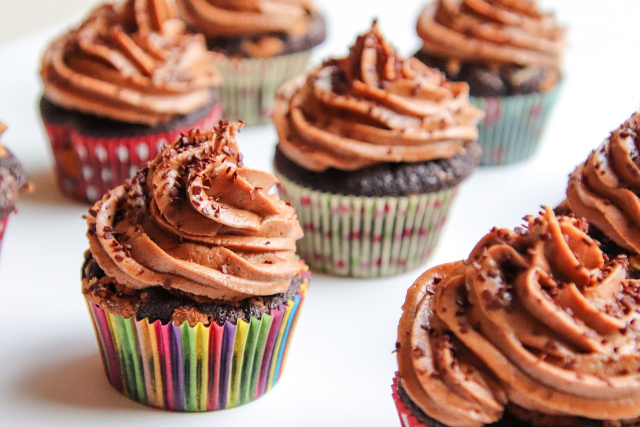
#> input picture TEMEL_ISLEMLER/media/cupcakes.jpg, 1280 x 854 px (shown at 1/2 size)
$ python smooting_images.py
#> lines starting #> are read from the running program, lines starting #| are printed output that depends on the picture
import cv2
import numpy as np

# Load the input images
img_filter = cv2.imread("media/cupcakes.jpg")  # Load the image to be filtered
#> img_filter is the input picture: shape (854, 1280, 3); mean B, G, R 124.6, 140, 180.6
img_median = cv2.imread("media/noisycupcakes.jpg")  # Load the noisy image
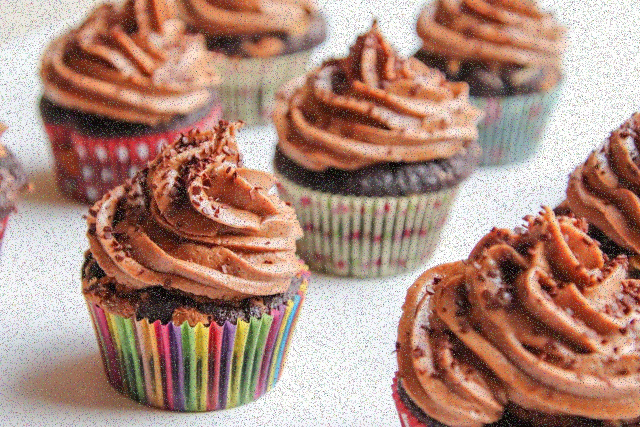
#> input picture TEMEL_ISLEMLER/media/noisycupcakes.jpg, 1280 x 854 px (shown at 1/2 size)
#> img_median is the input picture: shape (854, 1280, 3); mean B, G, R 124.5, 138.6, 175

# Downscale the images
down = 0.4  # Scale factor for downscaling
img_filter = cv2.resize(img_filter, None, fx=down, fy=down, interpolation=cv2.INTER_LINEAR)  # Downscale the filtered image
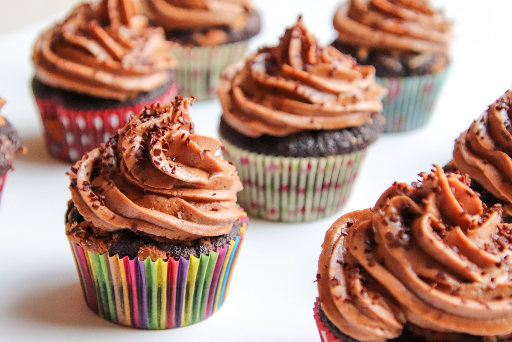
#> img_filter: shape (342, 512, 3); mean B, G, R 124.5, 139.9, 180.5
img_median = cv2.resize(img_median, None, fx=down, fy=down, interpolation=cv2.INTER_LINEAR)  # Downscale the noisy image
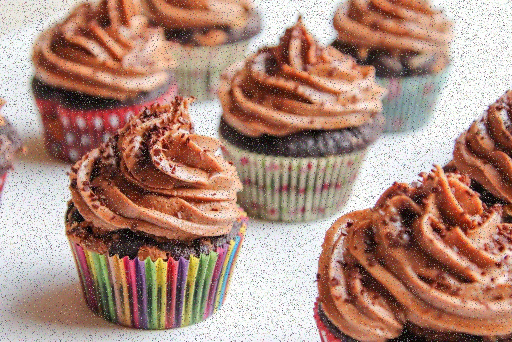
#> img_median: shape (342, 512, 3); mean B, G, R 124.5, 138.6, 174.9

# Apply different blur filters
blur = cv2.blur(img_filter, (5, 5))  # Apply a simple averaging blur filter to the filtered image
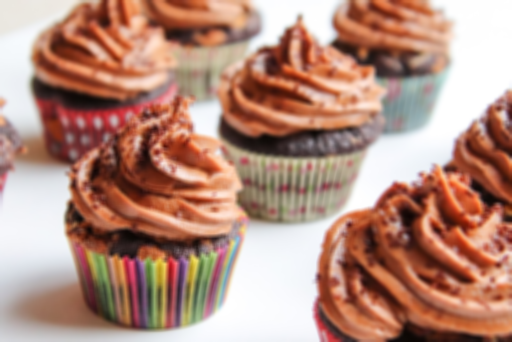
#> blur: shape (342, 512, 3); mean B, G, R 124.5, 139.9, 180.5
blur2 = cv2.GaussianBlur(img_filter, (5, 5), cv2.BORDER_DEFAULT)  # Apply a Gaussian blur filter to the filtered image
blur_m = cv2.medianBlur(img_median, 5)  # Apply a median blur filter to the noisy image (the second argument must be an odd number)

# Display the images
cv2.imshow("original", img_median)  # Display the original noisy image
cv2.imshow("blur", blur)  # Display the image filtered with the simple averaging blur
cv2.imshow("blur2", blur2)  # Display the image filtered with the Gaussian blur
cv2.imshow("median", blur_m)  # Display the image filtered with the median blur

# Wait for a key press and close all windows
cv2.waitKey(0)
cv2.destroyAllWindows()

"""
Explanation of each line:

import cv2 - Imports the OpenCV library for image processing.
import numpy as np - Imports the NumPy library for numerical operations.
img_filter = cv2.imread("media/cupcakes.jpg") - Loads the image named "cupcakes.jpg" to be filtered.
img_median = cv2.imread("media/noisycupcakes.jpg") - Loads the noisy image named "noisycupcakes.jpg".
down = 0.4 - Specifies the scaling factor for downscaling the images.
img_filter = cv2.resize(img_filter, None, fx=down, fy=down, interpolation=cv2.INTER_LINEAR) - Downscales the filtered image using the specified scaling factor.
img_median = cv2.resize(img_median, None, fx=down, fy=down, interpolation=cv2.INTER_LINEAR) - Downscales the noisy image using the specified scaling factor.
blur = cv2.blur(img_filter, (5, 5)) - Applies a simple averaging blur filter with a kernel size of 5x5 to the filtered image.
blur2 = cv2.GaussianBlur(img_filter, (5, 5), cv2.BORDER_DEFAULT) - Applies a Gaussian blur filter with a kernel size of 5x5 to the filtered image.
blur_m = cv2.medianBlur(img_median, 5) - Applies a median blur filter with a kernel size of 5x5 to the noisy image.
cv2.imshow("original", img_median) - Displays the original noisy image in a window titled "original".
cv2.imshow("blur", blur) - Displays the image filtered with the simple averaging blur in a window titled "blur".
cv2.imshow("blur2", blur2) - Displays the image filtered

"""
